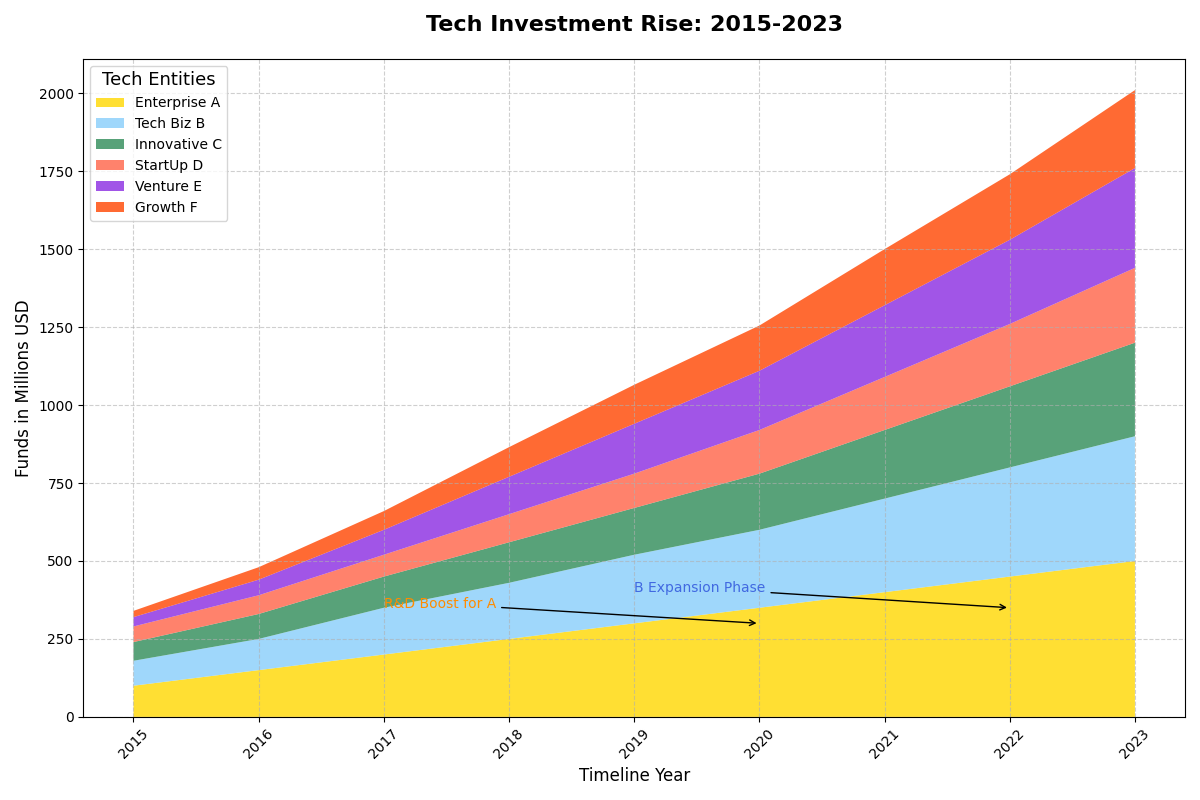

Write Python code to recreate this figure.
import matplotlib.pyplot as plt
import numpy as np

years = np.arange(2015, 2024)
company_a = np.array([100, 150, 200, 250, 300, 350, 400, 450, 500])
company_b = np.array([80, 100, 150, 180, 220, 250, 300, 350, 400])
company_c = np.array([60, 80, 100, 130, 150, 180, 220, 260, 300])
company_d = np.array([50, 60, 70, 90, 110, 140, 170, 200, 240])
company_e = np.array([30, 50, 80, 120, 160, 190, 230, 270, 320])
company_f = np.array([20, 40, 60, 95, 125, 145, 180, 210, 250])

data = np.vstack([company_a, company_b, company_c, company_d, company_e, company_f])
companies = ["Enterprise A", "Tech Biz B", "Innovative C", "StartUp D", "Venture E", "Growth F"]
colors = ['#FFD700', '#87CEFA', '#2E8B57', '#FF6347', '#8A2BE2', '#FF4500']

fig, ax = plt.subplots(figsize=(12, 8))

ax.stackplot(years, company_a, company_b, company_c, company_d, company_e, company_f, labels=companies, colors=colors, alpha=0.8)

ax.set_title('Tech Investment Rise: 2015-2023', fontsize=16, fontweight='bold', pad=20)
ax.set_xlabel('Timeline Year', fontsize=12)
ax.set_ylabel('Funds in Millions USD', fontsize=12)

ax.set_xticks(years)
ax.tick_params(axis='x', rotation=45)

ax.legend(loc='upper left', title='Tech Entities', fontsize=10, title_fontsize='13')

ax.annotate('R&D Boost for A', xy=(2020, 300), xytext=(2017, 350),
            arrowprops=dict(facecolor='black', arrowstyle='->'),
            fontsize=10, color='darkorange')

ax.annotate('B Expansion Phase', xy=(2022, 350), xytext=(2019, 400),
            arrowprops=dict(facecolor='black', arrowstyle='->'),
            fontsize=10, color='royalblue')

ax.grid(True, linestyle='--', alpha=0.6)

plt.tight_layout()

plt.show()
